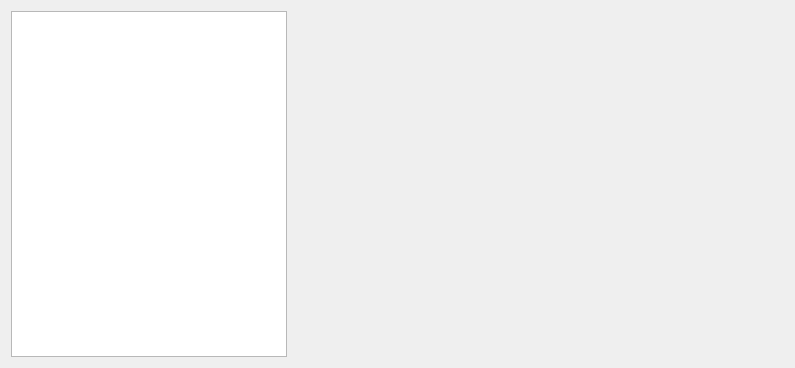
<?xml version="1.0" encoding="UTF-8"?>
<ui version="4.0">
 <class>ControlWidget</class>
 <widget class="QWidget" name="ControlWidget">
  <property name="geometry">
   <rect>
    <x>0</x>
    <y>0</y>
    <width>795</width>
    <height>368</height>
   </rect>
  </property>
  <property name="minimumSize">
   <size>
    <width>795</width>
    <height>368</height>
   </size>
  </property>
  <property name="maximumSize">
   <size>
    <width>795</width>
    <height>368</height>
   </size>
  </property>
  <property name="windowTitle">
   <string>Form</string>
  </property>
  <property name="styleSheet">
   <string notr="true"/>
  </property>
  <layout class="QGridLayout" name="gridLayout">
   <item row="0" column="1">
    <layout class="QVBoxLayout" name="verticalLayout">
     <item>
      <widget class="SlidingStackedWidget" name="stackedWidget">
       <property name="minimumSize">
        <size>
         <width>471</width>
         <height>171</height>
        </size>
       </property>
      </widget>
     </item>
     <item>
      <widget class="Joystick" name="joystick" native="true">
       <property name="minimumSize">
        <size>
         <width>491</width>
         <height>131</height>
        </size>
       </property>
      </widget>
     </item>
    </layout>
   </item>
   <item row="0" column="0">
    <widget class="QListWidget" name="listWidget_commands"/>
   </item>
  </layout>
 </widget>
 <customwidgets>
  <customwidget>
   <class>Joystick</class>
   <extends>QWidget</extends>
   <header>control_widget/joystick.h</header>
   <container>1</container>
  </customwidget>
  <customwidget>
   <class>SlidingStackedWidget</class>
   <extends>QStackedWidget</extends>
   <header>util/sliding/sliding_stackedwidget.h</header>
   <container>1</container>
  </customwidget>
 </customwidgets>
 <resources/>
 <connections/>
</ui>
